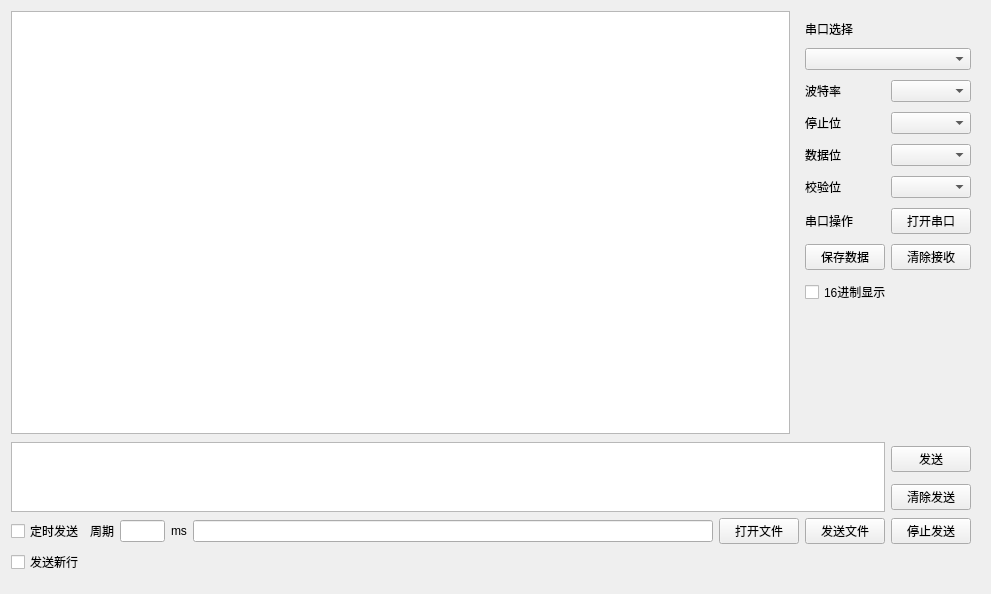
<?xml version="1.0" encoding="UTF-8"?>
<ui version="4.0">
 <class>MainWindow</class>
 <widget class="QWidget" name="MainWindow">
  <property name="geometry">
   <rect>
    <x>0</x>
    <y>0</y>
    <width>991</width>
    <height>594</height>
   </rect>
  </property>
  <property name="windowTitle">
   <string>MainWindow</string>
  </property>
  <layout class="QGridLayout" name="gridLayout_3">
   <item row="0" column="0">
    <widget class="QPlainTextEdit" name="recvEdit">
     <property name="readOnly">
      <bool>true</bool>
     </property>
    </widget>
   </item>
   <item row="0" column="1">
    <widget class="QWidget" name="widget" native="true">
     <layout class="QGridLayout" name="gridLayout" columnminimumwidth="1,1">
      <property name="verticalSpacing">
       <number>10</number>
      </property>
      <item row="7" column="0">
       <widget class="QPushButton" name="saveDataBtn">
        <property name="text">
         <string>保存数据</string>
        </property>
       </widget>
      </item>
      <item row="4" column="0">
       <widget class="QLabel" name="label_5">
        <property name="text">
         <string>数据位</string>
        </property>
       </widget>
      </item>
      <item row="6" column="1">
       <widget class="QPushButton" name="OpenPortBtn">
        <property name="text">
         <string>打开串口</string>
        </property>
       </widget>
      </item>
      <item row="0" column="0">
       <widget class="QLabel" name="label">
        <property name="text">
         <string>串口选择</string>
        </property>
       </widget>
      </item>
      <item row="8" column="0" colspan="2">
       <widget class="QCheckBox" name="hexDisplayChx">
        <property name="text">
         <string>16进制显示</string>
        </property>
       </widget>
      </item>
      <item row="4" column="1">
       <widget class="QComboBox" name="dataBitsCmb"/>
      </item>
      <item row="1" column="0" colspan="2">
       <widget class="QComboBox" name="portsCmb"/>
      </item>
      <item row="6" column="0">
       <widget class="QLabel" name="label_6">
        <property name="text">
         <string>串口操作</string>
        </property>
       </widget>
      </item>
      <item row="3" column="0">
       <widget class="QLabel" name="label_3">
        <property name="text">
         <string>停止位</string>
        </property>
       </widget>
      </item>
      <item row="7" column="1">
       <widget class="QPushButton" name="clearRecvBtn">
        <property name="text">
         <string>清除接收</string>
        </property>
       </widget>
      </item>
      <item row="3" column="1">
       <widget class="QComboBox" name="stopBitsCmb"/>
      </item>
      <item row="2" column="0">
       <widget class="QLabel" name="label_2">
        <property name="text">
         <string>波特率</string>
        </property>
       </widget>
      </item>
      <item row="5" column="0">
       <widget class="QLabel" name="label_4">
        <property name="text">
         <string>校验位</string>
        </property>
       </widget>
      </item>
      <item row="5" column="1">
       <widget class="QComboBox" name="parityCmb"/>
      </item>
      <item row="2" column="1">
       <widget class="QComboBox" name="baudRateCmb"/>
      </item>
      <item row="9" column="0">
       <spacer name="verticalSpacer">
        <property name="orientation">
         <enum>Qt::Vertical</enum>
        </property>
        <property name="sizeHint" stdset="0">
         <size>
          <width>20</width>
          <height>40</height>
         </size>
        </property>
       </spacer>
      </item>
     </layout>
    </widget>
   </item>
   <item row="1" column="0" colspan="2">
    <widget class="QWidget" name="widget_2" native="true">
     <layout class="QGridLayout" name="gridLayout_2">
      <property name="leftMargin">
       <number>0</number>
      </property>
      <property name="topMargin">
       <number>2</number>
      </property>
      <item row="2" column="0">
       <widget class="QCheckBox" name="timerSendChx">
        <property name="text">
         <string>定时发送</string>
        </property>
       </widget>
      </item>
      <item row="1" column="7">
       <widget class="QPushButton" name="sendClearBtn">
        <property name="text">
         <string>清除发送</string>
        </property>
       </widget>
      </item>
      <item row="2" column="3">
       <widget class="QLabel" name="label_7">
        <property name="text">
         <string>ms</string>
        </property>
       </widget>
      </item>
      <item row="0" column="7">
       <widget class="QPushButton" name="sendBtn">
        <property name="text">
         <string>发送</string>
        </property>
       </widget>
      </item>
      <item row="2" column="1">
       <widget class="QLabel" name="label_8">
        <property name="text">
         <string>周期</string>
        </property>
       </widget>
      </item>
      <item row="2" column="7">
       <widget class="QPushButton" name="sendStopBtn">
        <property name="text">
         <string>停止发送</string>
        </property>
       </widget>
      </item>
      <item row="2" column="6">
       <widget class="QPushButton" name="sendFileBtn">
        <property name="text">
         <string>发送文件</string>
        </property>
       </widget>
      </item>
      <item row="2" column="2">
       <widget class="QLineEdit" name="timePeriodEdit">
        <property name="maximumSize">
         <size>
          <width>45</width>
          <height>16777215</height>
         </size>
        </property>
       </widget>
      </item>
      <item row="3" column="0">
       <widget class="QCheckBox" name="sendNewLineChx">
        <property name="text">
         <string>发送新行</string>
        </property>
       </widget>
      </item>
      <item row="2" column="5">
       <widget class="QPushButton" name="openFileBtn">
        <property name="text">
         <string>打开文件</string>
        </property>
       </widget>
      </item>
      <item row="2" column="4">
       <widget class="QLineEdit" name="fileNameEdit"/>
      </item>
      <item row="0" column="0" rowspan="2" colspan="7">
       <widget class="QPlainTextEdit" name="plainTextEdit_2"/>
      </item>
     </layout>
    </widget>
   </item>
  </layout>
 </widget>
 <resources/>
 <connections/>
</ui>
